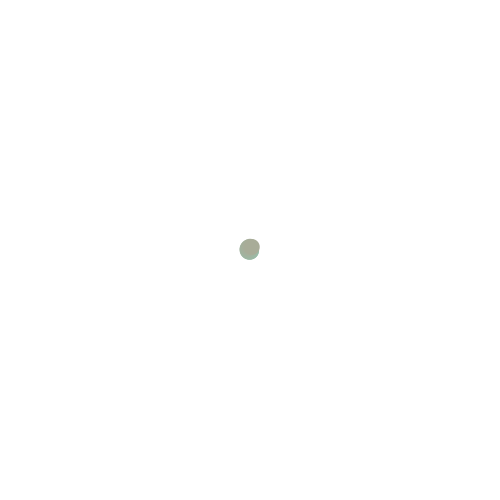
Frame 1 (no input)
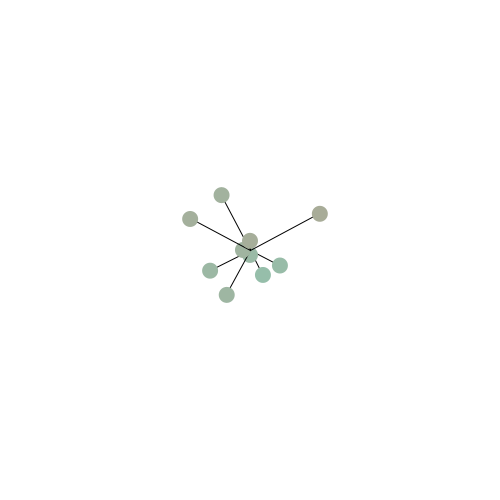
Frame 60 (the mouse pressed at the canvas centre just before this capture)
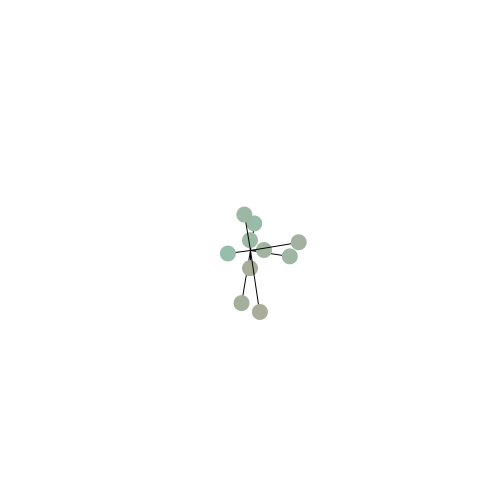
Frame 120 (the mouse held since frame 60 and released just before this capture)

The Processing sketch that drew these frames (run headless with seeded random() and noise(); from frame 60 on, the mouse is pressed at the canvas centre):

// Processing sketch: simple-harmonic-motion
// ── simple-harmonic-motion.pde
// Sinem Semsioglu
// modified from
// The Nature of Code
// Daniel Shiffman
// http://natureofcode.com


class Oscillator  {

  // Using a PVector to track two angles!
  PVector angle;
  PVector velocity;
  PVector amplitude;
  
  color col;

 
  Oscillator()  {
    angle = new PVector();
    velocity = new PVector(random(-0.05,0.05),random(-0.05,0.05));
    //[offset-down] Random velocities and amplitudes
    amplitude = new PVector(random(width/2),random(height/2));
  }
  
  //initializing an Oscillator object with a given color, vel. and amplitude
  //this constructor is used in this sketch
  Oscillator(color col, PVector velocity, PVector amplitude){
   angle = new PVector();
   this.velocity = velocity;
   this.amplitude = amplitude;
   this.col = col;
  }

  //changes the velocity, thus the movement of the osciallator
  void oscillate()  {
    angle.add(velocity);
  }

  void display()  {
    // Oscillating on the x-axis
    float x = sin(angle.x)*amplitude.x;
    // Oscillating on the y-axis
    float y = sin(angle.y)*amplitude.y;

    pushMatrix();
    translate(width/2,height/2);
    stroke(0);
    fill(col);
    // Drawing the Oscillator as a line connecting a circle
    line(0,0,x,y);
    noStroke();
    ellipse(x,y,16,16);
    popMatrix();
  }
}

// ── main.pde
// Sinem Semsioglu
// modified from
// The Nature of Code
// Daniel Shiffman
// http://natureofcode.com

ArrayList<Oscillator> osci; //list of oscillators
int num;   //max nr of oscillators allowed

void setup(){
  size(500,500);
  background(255);
  num = 40;
  osci = new ArrayList<Oscillator>();
  //initialization of the first 10 oscillators with different colors
  for(int i=0; i<10; i++){
    osci.add(new Oscillator(color(150+2*i,150+2*(20-i),150+2*(10-i)), new PVector(0.05*cos(PI/6*(1+i)), 0.05*sin(PI/6*(1+i))),new PVector(width/20+5*i, height/20+5*i))); 
  }
}

void draw(){
  background(255);
  for(Oscillator o: osci){
   o.oscillate();
   o.display();
  }
}

//keyboard interaction. UP to add more oscillators, DOWN to reduce to number of oscillators
void keyPressed(){
 int i = osci.size();
 if(keyCode == UP){
   if(i<num){
     osci.add(new Oscillator(color(150+2*i,150+2*(20-i),150+2*(10-i)), new PVector(0.05*cos(PI/6*(1+i)), 0.05*sin(PI/6*(1+i))),new PVector(width/20+5*i, height/20+5*i)));
   }
 }else if(keyCode == DOWN){
     if(i>0){
      osci.remove(i-1);
     }
 }
 
 
}
